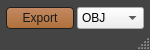
<?xml version="1.0" encoding="UTF-8"?>
<ui version="4.0">
 <class>ldmt_quickExport</class>
 <widget class="QMainWindow" name="ldmt_quickExport">
  <property name="geometry">
   <rect>
    <x>0</x>
    <y>0</y>
    <width>150</width>
    <height>50</height>
   </rect>
  </property>
  <property name="minimumSize">
   <size>
    <width>150</width>
    <height>50</height>
   </size>
  </property>
  <property name="maximumSize">
   <size>
    <width>150</width>
    <height>70</height>
   </size>
  </property>
  <property name="windowTitle">
   <string>Quick Export</string>
  </property>
  <property name="styleSheet">
   <string notr="true">QMainWindow{
background-color: rgb(68,68,68);
}
QWidget#centralwidget{
background-color: rgb(68,68,68);
}
QPushButton{ 
border:1px solid rgb(30,30,30);
border-radius:4px;
background-color: qlineargradient(spread:pad, x1:1, y1:1, x2:1, y2:0, stop:0 rgba(189, 118, 57, 225), stop:1 rgba(235, 158, 108, 195));
color:rgb(25,25,25);}
QPushButton:hover{ 
 border:1px solid rgb(30,30,30);
background-color: qlineargradient(spread:pad, x1:1, y1:1, x2:1, y2:0, stop:0 rgba(189, 118, 57, 225), stop:1 rgba(255, 178, 128, 195));
color:rgb(25,25,25);}
QPushButton:pressed{ 
 border:1px solid rgb(30,30,30);
background-color: qlineargradient(spread:pad, x1:1, y1:1, x2:1, y2:0, stop:0 rgba(235, 158, 108, 195), stop:1 rgba( 189, 118, 57, 225));
color:rgb(25,25,25);}

QRadioButton{
color:rgb(175,175,175);
}
QCheckBox{
color:rgb(175,175,175);
}

QStatusBar QLabel {
    border: 3px solid white;
}

QStatusBar {
    color: rgb(175,175,175);
}

QStatusBar::item {
    border: 1px solid red;
    border-radius: 3px;
}</string>
  </property>
  <widget class="QWidget" name="centralwidget">
   <property name="minimumSize">
    <size>
     <width>150</width>
     <height>30</height>
    </size>
   </property>
   <property name="maximumSize">
    <size>
     <width>150</width>
     <height>30</height>
    </size>
   </property>
   <layout class="QGridLayout" name="gridLayout">
    <property name="leftMargin">
     <number>6</number>
    </property>
    <property name="topMargin">
     <number>6</number>
    </property>
    <property name="rightMargin">
     <number>6</number>
    </property>
    <property name="bottomMargin">
     <number>0</number>
    </property>
    <property name="spacing">
     <number>3</number>
    </property>
    <item row="0" column="1">
     <widget class="QComboBox" name="box_format">
      <property name="statusTip">
       <string>Export format.</string>
      </property>
      <item>
       <property name="text">
        <string>OBJ</string>
       </property>
      </item>
      <item>
       <property name="text">
        <string>FBX</string>
       </property>
      </item>
      <item>
       <property name="text">
        <string>UE4</string>
       </property>
      </item>
     </widget>
    </item>
    <item row="0" column="0">
     <widget class="QPushButton" name="btn_export">
      <property name="sizePolicy">
       <sizepolicy hsizetype="Preferred" vsizetype="Preferred">
        <horstretch>0</horstretch>
        <verstretch>0</verstretch>
       </sizepolicy>
      </property>
      <property name="minimumSize">
       <size>
        <width>0</width>
        <height>20</height>
       </size>
      </property>
      <property name="maximumSize">
       <size>
        <width>16777215</width>
        <height>24</height>
       </size>
      </property>
      <property name="font">
       <font>
        <family>Segoe UI</family>
       </font>
      </property>
      <property name="cursor">
       <cursorShape>PointingHandCursor</cursorShape>
      </property>
      <property name="statusTip">
       <string>Export using format.</string>
      </property>
      <property name="styleSheet">
       <string notr="true">QPushButton{ 
border:1px solid rgb(30,30,30);
border-radius:4px;
background-color: qlineargradient(spread:pad, x1:1, y1:1, x2:1, y2:0, stop:0 rgba(189, 118, 57, 225), stop:1 rgba(235, 158, 108, 195));
color:rgb(25,25,25);}
QPushButton:hover{ 
 border:1px solid rgb(30,30,30);
background-color: qlineargradient(spread:pad, x1:1, y1:1, x2:1, y2:0, stop:0 rgba(189, 118, 57, 225), stop:1 rgba(255, 178, 128, 195));
color:rgb(25,25,25);}
QPushButton:pressed{ 
 border:1px solid rgb(30,30,30);
background-color: qlineargradient(spread:pad, x1:1, y1:1, x2:1, y2:0, stop:0 rgba(235, 158, 108, 195), stop:1 rgba( 189, 118, 57, 225));
color:rgb(25,25,25);}
</string>
      </property>
      <property name="text">
       <string>Export</string>
      </property>
     </widget>
    </item>
   </layout>
  </widget>
  <widget class="QStatusBar" name="statusbar">
   <property name="statusTip">
    <string/>
   </property>
  </widget>
 </widget>
 <resources/>
 <connections/>
</ui>
